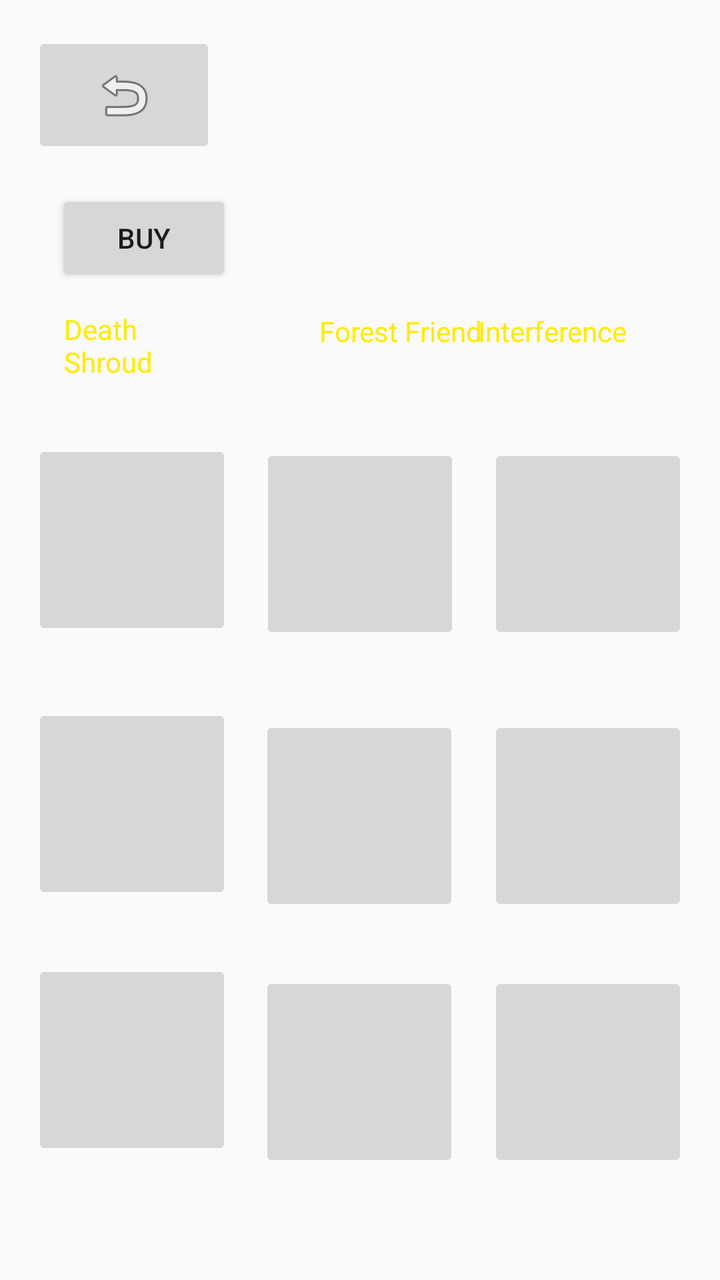
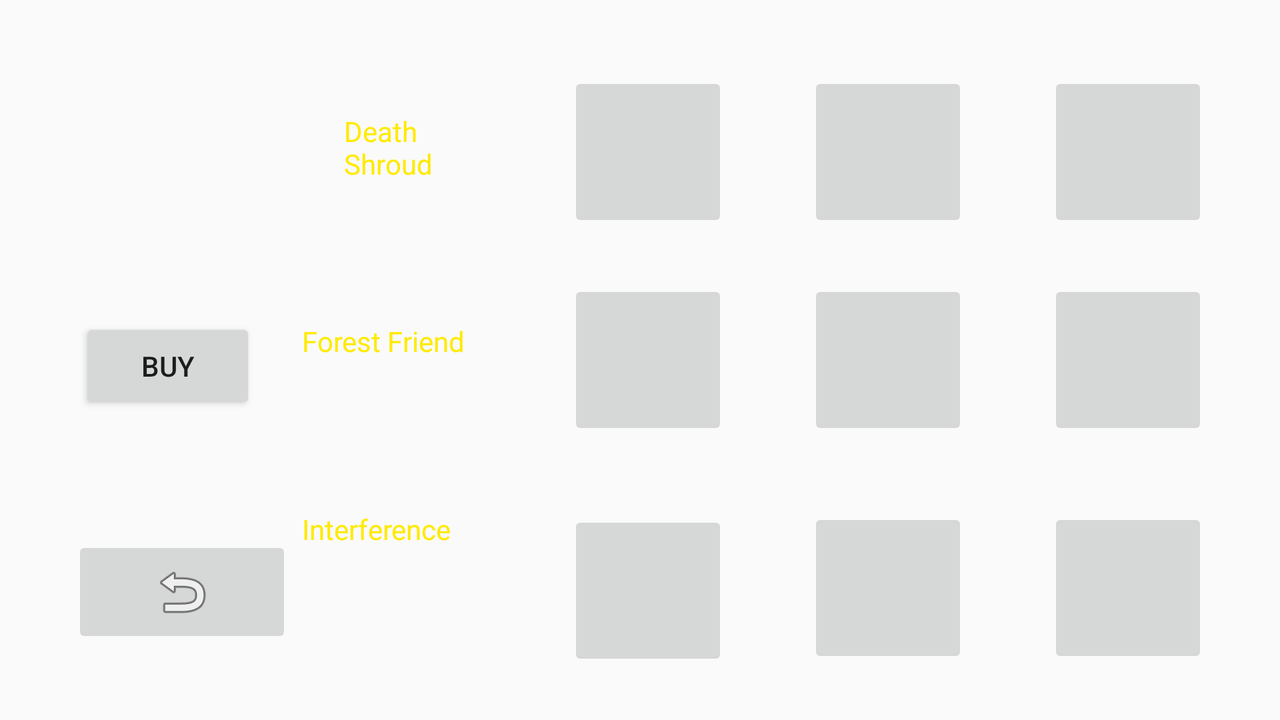

First picture: res/layout/ on a phone held upright. Second picture: the repository's own variant of that layout, on a device whose configuration matches the variant's folder. Source for both follows.
<!-- AndroidManifest.xml: application theme AppTheme -->
<!-- res/layout/activity_ability_upgrade.xml -->
<?xml version="1.0" encoding="utf-8"?>
<android.support.constraint.ConstraintLayout xmlns:android="http://schemas.android.com/apk/res/android"
    xmlns:app="http://schemas.android.com/apk/res-auto"
    xmlns:tools="http://schemas.android.com/tools"
    android:layout_width="match_parent"
    android:layout_height="match_parent"
    android:background="@mipmap/background"
    tools:context=".activity.AbilityUpgradeActivity">


    <ImageButton
        android:id="@+id/imageButton"
        android:layout_width="100dp"
        android:layout_height="100dp"
        android:layout_marginStart="16dp"
        android:layout_marginTop="32dp"
        app:layout_constraintStart_toStartOf="parent"
        app:layout_constraintTop_toBottomOf="@+id/deathschroud"
        tools:ignore="SpeakableTextPresentCheck"
        tools:srcCompat="@tools:sample/avatars" />

    <ImageButton
        android:id="@+id/imageButton2"
        android:layout_width="100dp"
        android:layout_height="100dp"
        android:layout_marginTop="36dp"
        app:layout_constraintEnd_toStartOf="@+id/imageButton3"
        app:layout_constraintHorizontal_bias="0.495"
        app:layout_constraintStart_toEndOf="@+id/imageButton"
        app:layout_constraintTop_toBottomOf="@+id/forestfriend"
        tools:ignore="SpeakableTextPresentCheck"
        tools:srcCompat="@tools:sample/avatars" />

    <ImageButton
        android:id="@+id/imageButton3"
        android:layout_width="100dp"
        android:layout_height="100dp"
        android:layout_marginTop="36dp"
        android:layout_marginEnd="16dp"
        app:layout_constraintEnd_toEndOf="parent"
        app:layout_constraintTop_toBottomOf="@+id/interference"
        tools:ignore="SpeakableTextPresentCheck"
        tools:srcCompat="@tools:sample/avatars" />

    <ImageButton
        android:id="@+id/imageButton4"
        android:layout_width="100dp"
        android:layout_height="100dp"
        android:layout_marginStart="16dp"
        android:layout_marginTop="32dp"
        app:layout_constraintStart_toStartOf="parent"
        app:layout_constraintTop_toBottomOf="@+id/imageButton"
        tools:ignore="SpeakableTextPresentCheck"
        tools:srcCompat="@tools:sample/avatars" />

    <ImageButton
        android:id="@+id/imageButton5"
        android:layout_width="100dp"
        android:layout_height="100dp"
        android:layout_marginTop="36dp"
        app:layout_constraintEnd_toStartOf="@+id/imageButton6"
        app:layout_constraintHorizontal_bias="0.493"
        app:layout_constraintStart_toEndOf="@+id/imageButton4"
        app:layout_constraintTop_toBottomOf="@+id/imageButton2"
        tools:ignore="SpeakableTextPresentCheck"
        tools:srcCompat="@tools:sample/avatars" />

    <ImageButton
        android:id="@+id/imageButton6"
        android:layout_width="100dp"
        android:layout_height="100dp"
        android:layout_marginTop="36dp"
        android:layout_marginEnd="16dp"
        app:layout_constraintEnd_toEndOf="parent"
        app:layout_constraintTop_toBottomOf="@+id/imageButton3"
        tools:ignore="SpeakableTextPresentCheck"
        tools:srcCompat="@tools:sample/avatars" />

    <ImageButton
        android:id="@+id/imageButton7"
        android:layout_width="100dp"
        android:layout_height="100dp"
        android:layout_marginStart="16dp"
        android:layout_marginTop="28dp"
        app:layout_constraintStart_toStartOf="parent"
        app:layout_constraintTop_toBottomOf="@+id/imageButton4"
        tools:ignore="SpeakableTextPresentCheck"
        tools:srcCompat="@tools:sample/avatars" />

    <ImageButton
        android:id="@+id/imageButton8"
        android:layout_width="100dp"
        android:layout_height="100dp"
        android:layout_marginTop="28dp"
        app:layout_constraintEnd_toStartOf="@+id/imageButton9"
        app:layout_constraintHorizontal_bias="0.493"
        app:layout_constraintStart_toEndOf="@+id/imageButton7"
        app:layout_constraintTop_toBottomOf="@+id/imageButton5"
        tools:ignore="SpeakableTextPresentCheck"
        tools:srcCompat="@tools:sample/avatars" />

    <ImageButton
        android:id="@+id/imageButton9"
        android:layout_width="100dp"
        android:layout_height="100dp"
        android:layout_marginTop="28dp"
        android:layout_marginEnd="16dp"
        app:layout_constraintEnd_toEndOf="parent"
        app:layout_constraintTop_toBottomOf="@+id/imageButton6"
        tools:ignore="SpeakableTextPresentCheck"
        tools:srcCompat="@tools:sample/avatars" />

    <TextView
        android:id="@+id/deathschroud"
        android:layout_width="64dp"
        android:layout_height="33dp"
        android:layout_marginStart="32dp"
        android:layout_marginTop="76dp"
        android:text="Death Shroud"
        android:textColor="#FFEA00"
        app:layout_constraintStart_toStartOf="parent"
        app:layout_constraintTop_toBottomOf="@+id/returnFromAbility" />

    <TextView
        android:id="@+id/forestfriend"
        android:layout_width="85dp"
        android:layout_height="30dp"
        android:layout_marginStart="64dp"
        android:layout_marginTop="156dp"
        android:text="Forest Friend"
        android:textColor="#FFEA00"

        app:layout_constraintEnd_toStartOf="@+id/interference"
        app:layout_constraintHorizontal_bias="0.066"
        app:layout_constraintStart_toEndOf="@+id/deathschroud"
        app:layout_constraintTop_toTopOf="parent" />

    <TextView
        android:id="@+id/interference"
        android:layout_width="85dp"
        android:layout_height="30dp"
        android:layout_marginTop="156dp"
        android:layout_marginEnd="36dp"
        android:text="Interference"
        android:textColor="#FFEA00"

        app:layout_constraintEnd_toEndOf="parent"
        app:layout_constraintTop_toTopOf="parent" />

    <ImageButton
        android:id="@+id/returnFromAbility"
        android:layout_width="92dp"
        android:layout_height="63dp"
        android:layout_marginStart="16dp"
        android:layout_marginTop="16dp"
        app:layout_constraintStart_toStartOf="parent"
        app:layout_constraintTop_toTopOf="parent"
        app:srcCompat="@android:drawable/ic_menu_revert"
        tools:ignore="SpeakableTextPresentCheck" />

    <TextView
        android:id="@+id/messageFromAbility"
        android:layout_width="212dp"
        android:layout_height="84dp"
        android:layout_marginTop="40dp"
        android:layout_marginEnd="36dp"
        android:text=""
        android:textColor="#FFEA00"
        app:layout_constraintEnd_toEndOf="parent"
        app:layout_constraintTop_toTopOf="parent" />

    <Button
        android:id="@+id/button3"
        android:layout_width="wrap_content"
        android:layout_height="wrap_content"
        android:layout_marginStart="28dp"
        android:layout_marginTop="16dp"
        android:text="Buy"
        app:layout_constraintStart_toStartOf="parent"
        app:layout_constraintTop_toBottomOf="@+id/returnFromAbility" />
</android.support.constraint.ConstraintLayout>
<!-- resources referenced by this layout -->
<resources>
  <style name="AppTheme" parent="Theme.AppCompat.Light.DarkActionBar">
          
          <item name="colorPrimary">@color/colorPrimary</item>
          <item name="colorPrimaryDark">@color/colorPrimaryDark</item>
          <item name="colorAccent">@color/colorAccent</item>
      </style>
  <color name="colorPrimary">#6200EE</color>
  <color name="colorPrimaryDark">#3700B3</color>
  <color name="colorAccent">#03DAC5</color>
</resources>
<!-- res/layout-land/activity_ability_upgrade.xml (the repository's variant of the layout above) -->
<!-- drawn on the phone turned sideways -->
<?xml version="1.0" encoding="utf-8"?>
<android.support.constraint.ConstraintLayout xmlns:android="http://schemas.android.com/apk/res/android"
    xmlns:app="http://schemas.android.com/apk/res-auto"
    xmlns:tools="http://schemas.android.com/tools"
    android:layout_width="match_parent"
    android:layout_height="match_parent"
    android:background="@mipmap/background"
    tools:context=".activity.AbilityUpgradeActivity">


    <ImageButton
        android:id="@+id/imageButton"
        android:layout_width="80dp"
        android:layout_height="80dp"
        android:layout_marginTop="36dp"
        android:layout_marginEnd="40dp"
        app:layout_constraintEnd_toStartOf="@+id/imageButton4"
        app:layout_constraintTop_toTopOf="parent"
        tools:ignore="SpeakableTextPresentCheck"
        tools:srcCompat="@tools:sample/avatars" />

    <ImageButton
        android:id="@+id/imageButton2"
        android:layout_width="80dp"
        android:layout_height="80dp"
        android:layout_marginTop="24dp"
        android:layout_marginEnd="40dp"
        app:layout_constraintEnd_toStartOf="@+id/imageButton5"
        app:layout_constraintTop_toBottomOf="@+id/imageButton"
        tools:ignore="SpeakableTextPresentCheck"
        tools:srcCompat="@tools:sample/avatars" />

    <ImageButton
        android:id="@+id/imageButton3"
        android:layout_width="80dp"
        android:layout_height="80dp"
        android:layout_marginEnd="40dp"
        app:layout_constraintBottom_toBottomOf="parent"
        app:layout_constraintEnd_toStartOf="@+id/imageButton6"
        app:layout_constraintTop_toBottomOf="@+id/imageButton2"
        app:layout_constraintVertical_bias="0.589"
        tools:ignore="SpeakableTextPresentCheck"
        tools:srcCompat="@tools:sample/avatars" />

    <ImageButton
        android:id="@+id/imageButton4"
        android:layout_width="80dp"
        android:layout_height="80dp"
        android:layout_marginTop="36dp"
        android:layout_marginEnd="40dp"
        app:layout_constraintEnd_toStartOf="@+id/imageButton7"
        app:layout_constraintTop_toTopOf="parent"
        tools:ignore="SpeakableTextPresentCheck"
        tools:srcCompat="@tools:sample/avatars" />

    <ImageButton
        android:id="@+id/imageButton5"
        android:layout_width="80dp"
        android:layout_height="80dp"
        android:layout_marginTop="24dp"
        android:layout_marginEnd="40dp"
        app:layout_constraintEnd_toStartOf="@+id/imageButton8"
        app:layout_constraintTop_toBottomOf="@+id/imageButton4"
        tools:ignore="SpeakableTextPresentCheck"
        tools:srcCompat="@tools:sample/avatars" />

    <ImageButton
        android:id="@+id/imageButton6"
        android:layout_width="80dp"
        android:layout_height="80dp"
        android:layout_marginEnd="40dp"
        app:layout_constraintBottom_toBottomOf="parent"
        app:layout_constraintEnd_toStartOf="@+id/imageButton9"
        app:layout_constraintTop_toBottomOf="@+id/imageButton5"
        app:layout_constraintVertical_bias="0.564"
        tools:ignore="SpeakableTextPresentCheck"
        tools:srcCompat="@tools:sample/avatars" />

    <ImageButton
        android:id="@+id/imageButton7"
        android:layout_width="80dp"
        android:layout_height="80dp"
        android:layout_marginTop="36dp"
        android:layout_marginEnd="36dp"
        app:layout_constraintEnd_toEndOf="parent"
        app:layout_constraintTop_toTopOf="parent"
        tools:ignore="SpeakableTextPresentCheck"
        tools:srcCompat="@tools:sample/avatars" />

    <ImageButton
        android:id="@+id/imageButton8"
        android:layout_width="80dp"
        android:layout_height="80dp"
        android:layout_marginTop="24dp"
        android:layout_marginEnd="36dp"
        app:layout_constraintEnd_toEndOf="parent"
        app:layout_constraintTop_toBottomOf="@+id/imageButton7"
        tools:ignore="SpeakableTextPresentCheck"
        tools:srcCompat="@tools:sample/avatars" />

    <ImageButton
        android:id="@+id/imageButton9"
        android:layout_width="80dp"
        android:layout_height="80dp"
        android:layout_marginEnd="36dp"
        app:layout_constraintBottom_toBottomOf="parent"
        app:layout_constraintEnd_toEndOf="parent"
        app:layout_constraintTop_toBottomOf="@+id/imageButton8"
        app:layout_constraintVertical_bias="0.564"
        tools:ignore="SpeakableTextPresentCheck"
        tools:srcCompat="@tools:sample/avatars" />

    <TextView
        android:id="@+id/deathschroud"
        android:layout_width="64dp"
        android:layout_height="33dp"
        android:layout_marginTop="56dp"
        android:layout_marginEnd="48dp"
        android:text="Death Shroud"
        android:textColor="#FFEA00"
        app:layout_constraintEnd_toStartOf="@+id/imageButton"
        app:layout_constraintTop_toTopOf="parent" />

    <TextView
        android:id="@+id/forestfriend"
        android:layout_width="85dp"
        android:layout_height="30dp"
        android:layout_marginTop="72dp"
        android:layout_marginEnd="48dp"
        android:text="Forest Friend"
        android:textColor="#FFEA00"

        app:layout_constraintEnd_toStartOf="@+id/imageButton2"
        app:layout_constraintTop_toBottomOf="@+id/deathschroud" />

    <TextView
        android:id="@+id/interference"
        android:layout_width="85dp"
        android:layout_height="30dp"
        android:layout_marginTop="64dp"
        android:layout_marginEnd="48dp"
        android:text="Interference"
        android:textColor="#FFEA00"

        app:layout_constraintEnd_toStartOf="@+id/imageButton3"
        app:layout_constraintTop_toBottomOf="@+id/forestfriend" />

    <ImageButton
        android:id="@+id/returnFromAbility"
        android:layout_width="110dp"
        android:layout_height="56dp"
        android:layout_marginStart="36dp"
        android:layout_marginBottom="36dp"
        app:layout_constraintBottom_toBottomOf="parent"
        app:layout_constraintStart_toStartOf="parent"
        app:srcCompat="@android:drawable/ic_menu_revert"
        tools:ignore="SpeakableTextPresentCheck" />

    <TextView
        android:id="@+id/messageFromAbility"
        android:layout_width="162dp"
        android:layout_height="99dp"
        android:layout_marginStart="16dp"
        android:layout_marginTop="36dp"
        android:text=""
        android:textColor="#FFEA00"

        app:layout_constraintStart_toStartOf="parent"
        app:layout_constraintTop_toTopOf="parent" />

    <Button
        android:id="@+id/button4"
        android:layout_width="wrap_content"
        android:layout_height="wrap_content"
        android:layout_marginStart="40dp"
        android:layout_marginTop="24dp"
        android:text="Buy"
        app:layout_constraintStart_toStartOf="parent"
        app:layout_constraintTop_toBottomOf="@+id/messageFromAbility" />
</android.support.constraint.ConstraintLayout>
